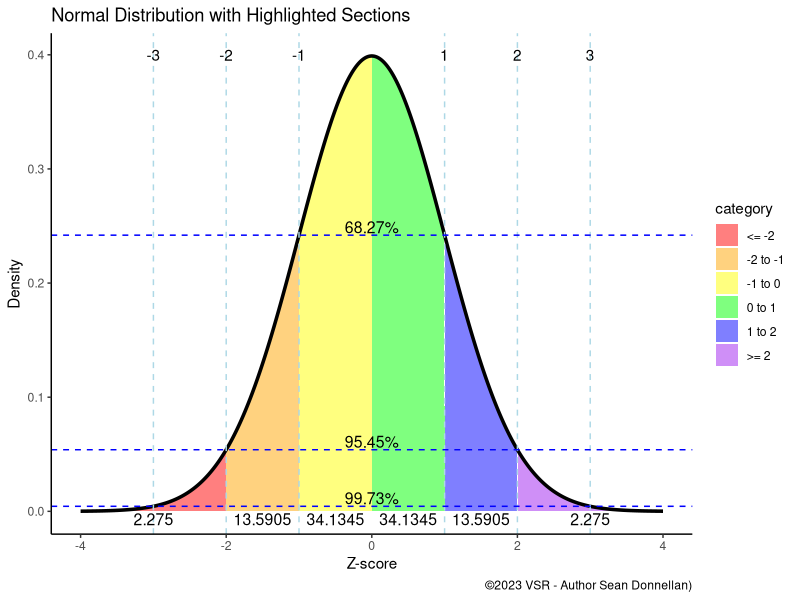

Reproduce this figure in R.
#!/usr/bin/env Rscript
# get filename to work on
# test if there is at least one argument: if not, return an error
if (interactive()) {
  interactive <- interactive()
  #probably running on my laptop so set these manually for testing through gui (rstudio)
  filename <- "normalDist.svg"
  setwd("/Users/seandonnellan/Documents/Github/donnels/r/data")
} else {
  #probably running in a docker or similar
  args <- commandArgs(trailingOnly = TRUE)
  if (length(args)==0) {
    stop("At least one argument must be supplied (input file)", call.=FALSE)
  } else {
    filename <- args[1]
  }
}

#Load Libraries
libs = c("ggplot2")
for (i in libs){
  if( !is.element(i, .packages(all.available = TRUE)) ) {
    install.packages(i)
  }
  library(i,character.only = TRUE)
}
# Create a data frame with x values
df <- data.frame(x = seq(-4, 4, length.out = 1000))
# Add a column with the density values
df$density <- dnorm(df$x)
# Find the density values at z-scores of different values
x_vals <- c(1,2,3)
roundn <- 4
density_vals <- dnorm(x_vals)
percent_vals <- round(pnorm(x_vals) - pnorm(x_vals*-1), 4)*100
isectdf <- data.frame(cbind(x = x_vals, density = density_vals, percent = percent_vals))
colnames(isectdf) <- c("x", "density","percent")
# Define color cutoffs for the density plot
labeldf <- data.frame(
  'colors' = c("red", "orange", "yellow", "green", "blue", "purple"),
  'percent' = c(round(pnorm(2,lower.tail=F)*100,roundn),
                round((pnorm(1,lower.tail=F)-pnorm(2,lower.tail=F))*100,roundn), 
                round((pnorm(0,lower.tail=F)-pnorm(1,lower.tail=F))*100,roundn), 
                round((pnorm(0,lower.tail=F)-pnorm(1,lower.tail=F))*100,roundn), 
                round((pnorm(1,lower.tail=F)-pnorm(2,lower.tail=F))*100,roundn), 
                round(pnorm(2,lower.tail=F)*100,roundn) ), 
  'percentxPos' = c(-3, -1.5, -0.5, .5, 1.5, 3 ), 
  'labels1' = c("-Inf to -2", "2 to -1", "-1 to 0", "0 to 1", "1 to 2", "2 to Inf"), 
  'labels' = c("<= -2", "-2 to -1", "-1 to 0", "0 to 1", "1 to 2", ">= 2")) 
color_cutoffs <- c(-Inf, -2, -1, 0, 1, 2, Inf)
# Add a column with color categories
df$category <- cut(df$x, breaks = color_cutoffs, labels = labeldf$labels)
plot <- ggplot(df, aes(x, density)) +
  geom_area(aes(fill = category), alpha = 0.5) + geom_line(size = 1.2) +
  scale_fill_manual(values = labeldf$colors, labels = labeldf$labels) +
  geom_vline(linetype = "dashed", color = "lightblue", xintercept = c(isectdf$x,isectdf$x*-1)) +
  geom_text(data=isectdf, x = isectdf$x, y = .4, aes( label = x)) +
  geom_text(data=isectdf, x = isectdf$x*-1, y = .4, aes( label = x*-1)) +
  geom_hline(linetype = "dashed", color = "blue", yintercept = isectdf$density) +
  geom_text(data=isectdf, x = 0, y = isectdf$density+.007, size = 4, aes( label = paste0(percent, "%"))) +
  geom_text(data=labeldf, x = labeldf$percentxPos, y = -.007, size = 4, aes( label = percent )) +
  xlab("Z-score") + ylab("Density") +   theme_classic() +
  ggtitle("Normal Distribution with Highlighted Sections") +
  labs(caption = "©2023 VSR - Author Sean Donnellan)")

if (interactive()) {plot}
svg(file = filename )
plot
dev.off()
